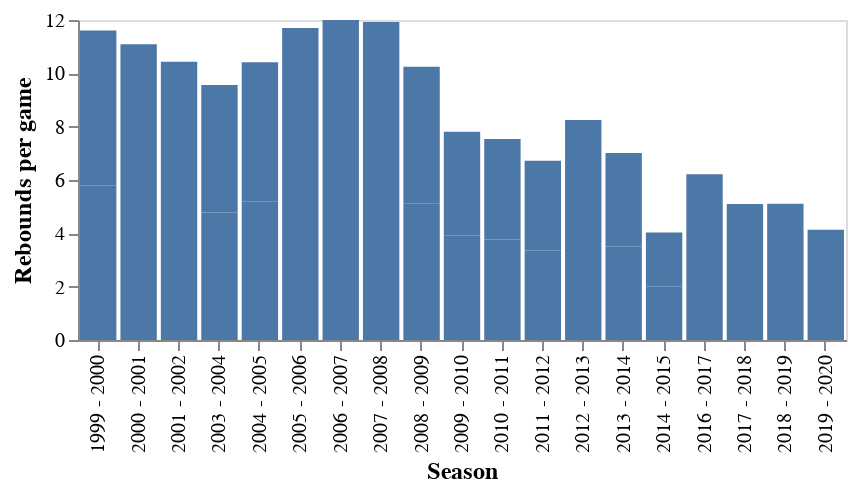

The notebook cell this image was saved under:
### Code cell
(alt.Chart(df).mark_bar().encode(   
    x = alt.X('Season',axis=alt.Axis(title='Season')),
    y = alt.Y('REB_per_game',axis=alt.Axis(title='Rebounds per game', grid =False))
).properties(
    height = 160,
    width = 384
).configure_axis(
    labelFontSize=10,
    titleFontSize=12

))

### Figure 1 — Vega-Lite specification as saved in the notebook (floating-point values rounded to 4 significant figures)
{"config": {"view": {"continuousWidth": 400, "continuousHeight": 300}, "axis": {"labelFontSize": 10, "titleFontSize": 12}}, "data": {"name": "data-e64370d0fcd7c736557a700c30dafda3"}, "mark": "bar", "encoding": {"x": {"type": "nominal", "axis": {"title": "Season"}, "field": "Season"}, "y": {"type": "quantitative", "axis": {"grid": false, "title": "Rebounds per game"}, "field": "REB_per_game"}}, "height": 160, "width": 384, "$schema": "https://vega.github.io/schema/vega-lite/v4.8.1.json", "datasets": {"data-e64370d0fcd7c736557a700c30dafda3": [{"League": "NBA", "Season": "1999 - 2000", "Stage": "Regular_Season", "Player": "Vince Carter", "Team": "TOR", "GP": 82, "MIN": 3126.0, "FGM": 788, "FGA": 1696, "3PM": 95, "3PA": 236, "FTM": 436, "FTA": 551, "TOV": 178, "PF": 263, "ORB": 150, "DRB": 326, "REB": 476, "AST": 322, "STL": 110, "BLK": 92, "PTS": 2107, "REB_per_game": 5.805, "PTS_per_game": 25.7, "birth_year": 1977.0, "birth_month": "Jan", "birth_date": "Jan 26, 1977", "height": "6-6", "height_cm": 198.0, "weight": 220.0, "weight_kg": 100.0, "nationality": "United States", "high_school": "Mainland High School", "draft_round": 1.0, "draft_pick": 5.0, "draft_team": "Golden State Warriors", "FG_type": "2 pointer", "throws_made": 693}, {"League": "NBA", "Season": "2000 - 2001", "Stage": "Regular_Season", "Player": "Vince Carter", "Team": "TOR", "GP": 75, "MIN": 2979.0, "FGM": 762, "FGA": 1656, "3PM": 162, "3PA": 397, "FTM": 384, "FTA": 502, "TOV": 167, "PF": 205, "ORB": 176, "DRB": 240, "REB": 416, "AST": 291, "STL": 114, "BLK": 82, "PTS": 2070, "REB_per_game": 5.547, "PTS_per_game": 27.6, "birth_year": 1977.0, "birth_month": "Jan", "birth_date": "Jan 26, 1977", "height": "6-6", "height_cm": 198.0, "weight": 220.0, "weight_kg": 100.0, "nationality": "United States", "high_school": "Mainland High School", "draft_round": 1.0, "draft_pick": 5.0, "draft_team": "Golden State Warriors", "FG_type": "2 pointer", "throws_made": 600}, {"League": "NBA", "Season": "2001 - 2002", "Stage": "Regular_Season", "Player": "Vince Carter", "Team": "TOR", "GP": 60, "MIN": 2385.0, "FGM": 559, "FGA": 1307, "3PM": 121, "3PA": 313, "FTM": 245, "FTA": 307, "TOV": 154, "PF": 191, "ORB": 138, "DRB": 175, "REB": 313, "AST": 239, "STL": 94, "BLK": 43, "PTS": 1484, "REB_per_game": 5.217, "PTS_per_game": 24.73, "birth_year": 1977.0, "birth_month": "Jan", "birth_date": "Jan 26, 1977", "height": "6-6", "height_cm": 198.0, "weight": 220.0, "weight_kg": 100.0, "nationality": "United States", "high_school": "Mainland High School", "draft_round": 1.0, "draft_pick": 5.0, "draft_team": "Golden State Warriors", "FG_type": "2 pointer", "throws_made": 438}, {"League": "NBA", "Season": "2003 - 2004", "Stage": "Regular_Season", "Player": "Vince Carter", "Team": "TOR", "GP": 73, "MIN": 2785.0, "FGM": 608, "FGA": 1457, "3PM": 93, "3PA": 243, "FTM": 336, "FTA": 417, "TOV": 223, "PF": 212, "ORB": 95, "DRB": 254, "REB": 349, "AST": 348, "STL": 88, "BLK": 65, "PTS": 1645, "REB_per_game": 4.781, "PTS_per_game": 22.53, "birth_year": 1977.0, "birth_month": "Jan", "birth_date": "Jan 26, 1977", "height": "6-6", "height_cm": 198.0, "weight": 220.0, "weight_kg": 100.0, "nationality": "United States", "high_school": "Mainland High School", "draft_round": 1.0, "draft_pick": 5.0, "draft_team": "Golden State Warriors", "FG_type": "2 pointer", "throws_made": 515}, {"League": "NBA", "Season": "2004 - 2005", "Stage": "Regular_Season", "Player": "Vince Carter", "Team": "NJN", "GP": 77, "MIN": 2827.0, "FGM": 696, "FGA": 1541, "3PM": 127, "3PA": 313, "FTM": 367, "FTA": 460, "TOV": 168, "PF": 243, "ORB": 106, "DRB": 295, "REB": 401, "AST": 327, "STL": 109, "BLK": 48, "PTS": 1886, "REB_per_game": 5.208, "PTS_per_game": 24.49, "birth_year": 1977.0, "birth_month": "Jan", "birth_date": "Jan 26, 1977", "height": "6-6", "height_cm": 198.0, "weight": 220.0, "weight_kg": 100.0, "nationality": "United States", "high_school": "Mainland High School", "draft_round": 1.0, "draft_pick": 5.0, "draft_team": "Golden State Warriors", "FG_type": "2 pointer", "throws_made": 569}, {"League": "NBA", "Season": "2005 - 2006", "Stage": "Regular_Season", "Player": "Vince Carter", "Team": "NJN", "GP": 79, "MIN": 2907.0, "FGM": 653, "FGA": 1518, "3PM": 125, "3PA": 367, "FTM": 480, "FTA": 601, "TOV": 213, "PF": 235, "ORB": 135, "DRB": 327, "REB": 462, "AST": 338, "STL": 94, "BLK": 53, "PTS": 1911, "REB_per_game": 5.848, "PTS_per_game": 24.19, "birth_year": 1977.0, "birth_month": "Jan", "birth_date": "Jan 26, 1977", "height": "6-6", "height_cm": 198.0, "weight": 220.0, "weight_kg": 100.0, "nationality": "United States", "high_school": "Mainland High School", "draft_round": 1.0, "draft_pick": 5.0, "draft_team": "Golden State Warriors", "FG_type": "2 pointer", "throws_made": 528}, {"League": "NBA", "Season": "2006 - 2007", "Stage": "Regular_Season", "Player": "Vince Carter", "Team": "NJN", "GP": 82, "MIN": 3126.0, "FGM": 726, "FGA": 1598, "3PM": 156, "3PA": 437, "FTM": 462, "FTA": 576, "TOV": 217, "PF": 266, "ORB": 114, "DRB": 378, "REB": 492, "AST": 393, "STL": 82, "BLK": 30, "PTS": 2070, "REB_per_game": 6.0, "PTS_per_game": 25.24, "birth_year": 1977.0, "birth_month": "Jan", "birth_date": "Jan 26, 1977", "height": "6-6", "height_cm": 198.0, "weight": 220.0, "weight_kg": 100.0, "nationality": "United States", "high_school": "Mainland High School", "draft_round": 1.0, "draft_pick": 5.0, "draft_team": "Golden State Warriors", "FG_type": "2 pointer", "throws_made": 570}, {"League": "NBA", "Season": "2007 - 2008", "Stage": "Regular_Season", "Player": "Vince Carter", "Team": "NJN", "GP": 76, "MIN": 2959.0, "FGM": 587, "FGA": 1287, "3PM": 98, "3PA": 273, "FTM": 350, "FTA": 429, "TOV": 181, "PF": 241, "ORB": 112, "DRB": 341, "REB": 453, "AST": 389, "STL": 93, "BLK": 33, "PTS": 1622, "REB_per_game": 5.961, "PTS_per_game": 21.34, "birth_year": 1977.0, "birth_month": "Jan", "birth_date": "Jan 26, 1977", "height": "6-6", "height_cm": 198.0, "weight": 220.0, "weight_kg": 100.0, "nationality": "United States", "high_school": "Mainland High School", "draft_round": 1.0, "draft_pick": 5.0, "draft_team": "Golden State Warriors", "FG_type": "2 pointer", "throws_made": 489}, {"League": "NBA", "Season": "2008 - 2009", "Stage": "Regular_Season", "Player": "Vince Carter", "Team": "NJN", "GP": 80, "MIN": 2946.0, "FGM": 588, "FGA": 1345, "3PM": 151, "3PA": 392, "FTM": 335, "FTA": 410, "TOV": 166, "PF": 234, "ORB": 74, "DRB": 336, "REB": 410, "AST": 376, "STL": 82, "BLK": 38, "PTS": 1662, "REB_per_game": 5.125, "PTS_per_game": 20.77, "birth_year": 1977.0, "birth_month": "Jan", "birth_date": "Jan 26, 1977", "height": "6-6", "height_cm": 198.0, "weight": 220.0, "weight_kg": 100.0, "nationality": "United States", "high_school": "Mainland High School", "draft_round": 1.0, "draft_pick": 5.0, "draft_team": "Golden State Warriors", "FG_type": "2 pointer", "throws_made": 437}, {"League": "NBA", "Season": "2009 - 2010", "Stage": "Regular_Season", "Player": "Vince Carter", "Team": "ORL", "GP": 75, "MIN": 2310.0, "FGM": 434, "FGA": 1015, "3PM": 119, "3PA": 324, "FTM": 257, "FTA": 306, "TOV": 106, "PF": 189, "ORB": 33, "DRB": 260, "REB": 293, "AST": 236, "STL": 53, "BLK": 18, "PTS": 1244, "REB_per_game": 3.907, "PTS_per_game": 16.59, "birth_year": 1977.0, "birth_month": "Jan", "birth_date": "Jan 26, 1977", "height": "6-6", "height_cm": 198.0, "weight": 220.0, "weight_kg": 100.0, "nationality": "United States", "high_school": "Mainland High School", "draft_round": 1.0, "draft_pick": 5.0, "draft_team": "Golden State Warriors", "FG_type": "2 pointer", "throws_made": 315}, {"League": "NBA", "Season": "2010 - 2011", "Stage": "Regular_Season", "Player": "Vince Carter", "Team": "PHX", "GP": 73, "MIN": 2052.0, "FGM": 389, "FGA": 891, "3PM": 116, "3PA": 321, "FTM": 128, "FTA": 173, "TOV": 90, "PF": 193, "ORB": 54, "DRB": 221, "REB": 275, "AST": 146, "STL": 67, "BLK": 20, "PTS": 1022, "REB_per_game": 3.767, "PTS_per_game": 14.0, "birth_year": 1977.0, "birth_month": "Jan", "birth_date": "Jan 26, 1977", "height": "6-6", "height_cm": 198.0, "weight": 220.0, "weight_kg": 100.0, "nationality": "United States", "high_school": "Mainland High School", "draft_round": 1.0, "draft_pick": 5.0, "draft_team": "Golden State Warriors", "FG_type": "2 pointer", "throws_made": 273}, {"League": "NBA", "Season": "2011 - 2012", "Stage": "Regular_Season", "Player": "Vince Carter", "Team": "DAL", "GP": 61, "MIN": 1542.0, "FGM": 223, "FGA": 542, "3PM": 74, "3PA": 205, "FTM": 95, "FTA": 115, "TOV": 84, "PF": 134, "ORB": 32, "DRB": 173, "REB": 205, "AST": 139, "STL": 56, "BLK": 25, "PTS": 615, "REB_per_game": 3.361, "PTS_per_game": 10.08, "birth_year": 1977.0, "birth_month": "Jan", "birth_date": "Jan 26, 1977", "height": "6-6", "height_cm": 198.0, "weight": 220.0, "weight_kg": 100.0, "nationality": "United States", "high_school": "Mainland High School", "draft_round": 1.0, "draft_pick": 5.0, "draft_team": "Golden State Warriors", "FG_type": "2 pointer", "throws_made": 149}, {"League": "NBA", "Season": "2012 - 2013", "Stage": "Regular_Season", "Player": "Vince Carter", "Team": "DAL", "GP": 81, "MIN": 2093.0, "FGM": 372, "FGA": 855, "3PM": 162, "3PA": 399, "FTM": 182, "FTA": 223, "TOV": 106, "PF": 226, "ORB": 58, "DRB": 276, "REB": 334, "AST": 194, "STL": 74, "BLK": 44, "PTS": 1088, "REB_per_game": 4.123, "PTS_per_game": 13.43, "birth_year": 1977.0, "birth_month": "Jan", "birth_date": "Jan 26, 1977", "height": "6-6", "height_cm": 198.0, "weight": 220.0, "weight_kg": 100.0, "nationality": "United States", "high_school": "Mainland High School", "draft_round": 1.0, "draft_pick": 5.0, "draft_team": "Golden State Warriors", "FG_type": "2 pointer", "throws_made": 210}, {"League": "NBA", "Season": "2013 - 2014", "Stage": "Regular_Season", "Player": "Vince Carter", "Team": "DAL", "GP": 81, "MIN": 1973.0, "FGM": 330, "FGA": 811, "3PM": 146, "3PA": 371, "FTM": 161, "FTA": 196, "TOV": 108, "PF": 209, "ORB": 67, "DRB": 217, "REB": 284, "AST": 212, "STL": 61, "BLK": 35, "PTS": 967, "REB_per_game": 3.506, "PTS_per_game": 11.94, "birth_year": 1977.0, "birth_month": "Jan", "birth_date": "Jan 26, 1977", "height": "6-6", "height_cm": 198.0, "weight": 220.0, "weight_kg": 100.0, "nationality": "United States", "high_school": "Mainland High School", "draft_round": 1.0, "draft_pick": 5.0, "draft_team": "Golden State Warriors", "FG_type": "2 pointer", "throws_made": 184}, {"League": "NBA", "Season": "2014 - 2015", "Stage": "Regular_Season", "Player": "Vince Carter", "Team": "MEM", "GP": 66, "MIN": 1091.0, "FGM": 135, "FGA": 406, "3PM": 69, "3PA": 232, "FTM": 45, "FTA": 57, "TOV": 43, "PF": 102, "ORB": 27, "DRB": 106, "REB": 133, "AST": 79, "STL": 43, "BLK": 14, "PTS": 384, "REB_per_game": 2.015, "PTS_per_game": 5.818, "birth_year": 1977.0, "birth_month": "Jan", "birth_date": "Jan 26, 1977", "height": "6-6", "height_cm": 198.0, "weight": 220.0, "weight_kg": 100.0, "nationality": "United States", "high_school": "Mainland High School", "draft_round": 1.0, "draft_pick": 5.0, "draft_team": "Golden State Warriors", "FG_type": "2 pointer", "throws_made": 66}, {"League": "NBA", "Season": "2016 - 2017", "Stage": "Regular_Season", "Player": "Vince Carter", "Team": "MEM", "GP": 73, "MIN": 1800.0, "FGM": 193, "FGA": 490, "3PM": 112, "3PA": 296, "FTM": 88, "FTA": 115, "TOV": 50, "PF": 163, "ORB": 36, "DRB": 191, "REB": 227, "AST": 133, "STL": 60, "BLK": 36, "PTS": 586, "REB_per_game": 3.11, "PTS_per_game": 8.027, "birth_year": 1977.0, "birth_month": "Jan", "birth_date": "Jan 26, 1977", "height": "6-6", "height_cm": 198.0, "weight": 220.0, "weight_kg": 100.0, "nationality": "United States", "high_school": "Mainland High School", "draft_round": 1.0, "draft_pick": 5.0, "draft_team": "Golden State Warriors", "FG_type": "2 pointer", "throws_made": 81}, {"League": "NBA", "Season": "2017 - 2018", "Stage": "Regular_Season", "Player": "Vince Carter", "Team": "SAC", "GP": 58, "MIN": 1026.0, "FGM": 114, "FGA": 283, "3PM": 57, "3PA": 165, "FTM": 28, "FTA": 37, "TOV": 36, "PF": 96, "ORB": 18, "DRB": 130, "REB": 148, "AST": 69, "STL": 42, "BLK": 26, "PTS": 313, "REB_per_game": 2.552, "PTS_per_game": 5.397, "birth_year": 1977.0, "birth_month": "Jan", "birth_date": "Jan 26, 1977", "height": "6-6", "height_cm": 198.0, "weight": 220.0, "weight_kg": 100.0, "nationality": "United States", "high_school": "Mainland High School", "draft_round": 1.0, "draft_pick": 5.0, "draft_team": "Golden State Warriors", "FG_type": "2 pointer", "throws_made": 57}, {"League": "NBA", "Season": "2018 - 2019", "Stage": "Regular_Season", "Player": "Vince Carter", "Team": "ATL", "GP": 76, "MIN": 1330.0, "FGM": 196, "FGA": 468, "3PM": 123, "3PA": 316, "FTM": 47, "FTA": 66, "TOV": 48, "PF": 141, "ORB": 31, "DRB": 163, "REB": 194, "AST": 87, "STL": 44, "BLK": 27, "PTS": 562, "REB_per_game": 2.553, "PTS_per_game": 7.395, "birth_year": 1977.0, "birth_month": "Jan", "birth_date": "Jan 26, 1977", "height": "6-6", "height_cm": 198.0, "weight": 220.0, "weight_kg": 100.0, "nationality": "United States", "high_school": "Mainland High School", "draft_round": 1.0, "draft_pick": 5.0, "draft_team": "Golden State Warriors", "FG_type": "2 pointer", "throws_made": 73}, {"League": "NBA", "Season": "2019 - 2020", "Stage": "Regular_Season", "Player": "Vince Carter", "Team": "ATL", "GP": 60, "MIN": 875.5, "FGM": 107, "FGA": 304, "3PM": 61, "3PA": 202, "FTM": 23, "FTA": 29, "TOV": 33, "PF": 90, "ORB": 18, "DRB": 106, "REB": 124, "AST": 48, "STL": 23, "BLK": 25, "PTS": 298, "REB_per_game": 2.067, "PTS_per_game": 4.967, "birth_year": 1977.0, "birth_month": "Jan", "birth_date": "Jan 26, 1977", "height": "6-6", "height_cm": 198.0, "weight": 220.0, "weight_kg": 100.0, "nationality": "United States", "high_school": "Mainland High School", "draft_round": 1.0, "draft_pick": 5.0, "draft_team": "Golden State Warriors", "FG_type": "2 pointer", "throws_made": 46}, {"League": "NBA", "Season": "1999 - 2000", "Stage": "Regular_Season", "Player": "Vince Carter", "Team": "TOR", "GP": 82, "MIN": 3126.0, "FGM": 788, "FGA": 1696, "3PM": 95, "3PA": 236, "FTM": 436, "FTA": 551, "TOV": 178, "PF": 263, "ORB": 150, "DRB": 326, "REB": 476, "AST": 322, "STL": 110, "BLK": 92, "PTS": 2107, "REB_per_game": 5.805, "PTS_per_game": 25.7, "birth_year": 1977.0, "birth_month": "Jan", "birth_date": "Jan 26, 1977", "height": "6-6", "height_cm": 198.0, "weight": 220.0, "weight_kg": 100.0, "nationality": "United States", "high_school": "Mainland High School", "draft_round": 1.0, "draft_pick": 5.0, "draft_team": "Golden State Warriors", "FG_type": "3 pointer", "throws_made": 95}, {"League": "NBA", "Season": "2000 - 2001", "Stage": "Regular_Season", "Player": "Vince Carter", "Team": "TOR", "GP": 75, "MIN": 2979.0, "FGM": 762, "FGA": 1656, "3PM": 162, "3PA": 397, "FTM": 384, "FTA": 502, "TOV": 167, "PF": 205, "ORB": 176, "DRB": 240, "REB": 416, "AST": 291, "STL": 114, "BLK": 82, "PTS": 2070, "REB_per_game": 5.547, "PTS_per_game": 27.6, "birth_year": 1977.0, "birth_month": "Jan", "birth_date": "Jan 26, 1977", "height": "6-6", "height_cm": 198.0, "weight": 220.0, "weight_kg": 100.0, "nationality": "United States", "high_school": "Mainland High School", "draft_round": 1.0, "draft_pick": 5.0, "draft_team": "Golden State Warriors", "FG_type": "3 pointer", "throws_made": 162}, {"League": "NBA", "Season": "2001 - 2002", "Stage": "Regular_Season", "Player": "Vince Carter", "Team": "TOR", "GP": 60, "MIN": 2385.0, "FGM": 559, "FGA": 1307, "3PM": 121, "3PA": 313, "FTM": 245, "FTA": 307, "TOV": 154, "PF": 191, "ORB": 138, "DRB": 175, "REB": 313, "AST": 239, "STL": 94, "BLK": 43, "PTS": 1484, "REB_per_game": 5.217, "PTS_per_game": 24.73, "birth_year": 1977.0, "birth_month": "Jan", "birth_date": "Jan 26, 1977", "height": "6-6", "height_cm": 198.0, "weight": 220.0, "weight_kg": 100.0, "nationality": "United States", "high_school": "Mainland High School", "draft_round": 1.0, "draft_pick": 5.0, "draft_team": "Golden State Warriors", "FG_type": "3 pointer", "throws_made": 121}, {"League": "NBA", "Season": "2003 - 2004", "Stage": "Regular_Season", "Player": "Vince Carter", "Team": "TOR", "GP": 73, "MIN": 2785.0, "FGM": 608, "FGA": 1457, "3PM": 93, "3PA": 243, "FTM": 336, "FTA": 417, "TOV": 223, "PF": 212, "ORB": 95, "DRB": 254, "REB": 349, "AST": 348, "STL": 88, "BLK": 65, "PTS": 1645, "REB_per_game": 4.781, "PTS_per_game": 22.53, "birth_year": 1977.0, "birth_month": "Jan", "birth_date": "Jan 26, 1977", "height": "6-6", "height_cm": 198.0, "weight": 220.0, "weight_kg": 100.0, "nationality": "United States", "high_school": "Mainland High School", "draft_round": 1.0, "draft_pick": 5.0, "draft_team": "Golden State Warriors", "FG_type": "3 pointer", "throws_made": 93}, {"League": "NBA", "Season": "2004 - 2005", "Stage": "Regular_Season", "Player": "Vince Carter", "Team": "NJN", "GP": 77, "MIN": 2827.0, "FGM": 696, "FGA": 1541, "3PM": 127, "3PA": 313, "FTM": 367, "FTA": 460, "TOV": 168, "PF": 243, "ORB": 106, "DRB": 295, "REB": 401, "AST": 327, "STL": 109, "BLK": 48, "PTS": 1886, "REB_per_game": 5.208, "PTS_per_game": 24.49, "birth_year": 1977.0, "birth_month": "Jan", "birth_date": "Jan 26, 1977", "height": "6-6", "height_cm": 198.0, "weight": 220.0, "weight_kg": 100.0, "nationality": "United States", "high_school": "Mainland High School", "draft_round": 1.0, "draft_pick": 5.0, "draft_team": "Golden State Warriors", "FG_type": "3 pointer", "throws_made": 127}, {"League": "NBA", "Season": "2005 - 2006", "Stage": "Regular_Season", "Player": "Vince Carter", "Team": "NJN", "GP": 79, "MIN": 2907.0, "FGM": 653, "FGA": 1518, "3PM": 125, "3PA": 367, "FTM": 480, "FTA": 601, "TOV": 213, "PF": 235, "ORB": 135, "DRB": 327, "REB": 462, "AST": 338, "STL": 94, "BLK": 53, "PTS": 1911, "REB_per_game": 5.848, "PTS_per_game": 24.19, "birth_year": 1977.0, "birth_month": "Jan", "birth_date": "Jan 26, 1977", "height": "6-6", "height_cm": 198.0, "weight": 220.0, "weight_kg": 100.0, "nationality": "United States", "high_school": "Mainland High School", "draft_round": 1.0, "draft_pick": 5.0, "draft_team": "Golden State Warriors", "FG_type": "3 pointer", "throws_made": 125}, {"League": "NBA", "Season": "2006 - 2007", "Stage": "Regular_Season", "Player": "Vince Carter", "Team": "NJN", "GP": 82, "MIN": 3126.0, "FGM": 726, "FGA": 1598, "3PM": 156, "3PA": 437, "FTM": 462, "FTA": 576, "TOV": 217, "PF": 266, "ORB": 114, "DRB": 378, "REB": 492, "AST": 393, "STL": 82, "BLK": 30, "PTS": 2070, "REB_per_game": 6.0, "PTS_per_game": 25.24, "birth_year": 1977.0, "birth_month": "Jan", "birth_date": "Jan 26, 1977", "height": "6-6", "height_cm": 198.0, "weight": 220.0, "weight_kg": 100.0, "nationality": "United States", "high_school": "Mainland High School", "draft_round": 1.0, "draft_pick": 5.0, "draft_team": "Golden State Warriors", "FG_type": "3 pointer", "throws_made": 156}, {"League": "NBA", "Season": "2007 - 2008", "Stage": "Regular_Season", "Player": "Vince Carter", "Team": "NJN", "GP": 76, "MIN": 2959.0, "FGM": 587, "FGA": 1287, "3PM": 98, "3PA": 273, "FTM": 350, "FTA": 429, "TOV": 181, "PF": 241, "ORB": 112, "DRB": 341, "REB": 453, "AST": 389, "STL": 93, "BLK": 33, "PTS": 1622, "REB_per_game": 5.961, "PTS_per_game": 21.34, "birth_year": 1977.0, "birth_month": "Jan", "birth_date": "Jan 26, 1977", "height": "6-6", "height_cm": 198.0, "weight": 220.0, "weight_kg": 100.0, "nationality": "United States", "high_school": "Mainland High School", "draft_round": 1.0, "draft_pick": 5.0, "draft_team": "Golden State Warriors", "FG_type": "3 pointer", "throws_made": 98}, {"League": "NBA", "Season": "2008 - 2009", "Stage": "Regular_Season", "Player": "Vince Carter", "Team": "NJN", "GP": 80, "MIN": 2946.0, "FGM": 588, "FGA": 1345, "3PM": 151, "3PA": 392, "FTM": 335, "FTA": 410, "TOV": 166, "PF": 234, "ORB": 74, "DRB": 336, "REB": 410, "AST": 376, "STL": 82, "BLK": 38, "PTS": 1662, "REB_per_game": 5.125, "PTS_per_game": 20.77, "birth_year": 1977.0, "birth_month": "Jan", "birth_date": "Jan 26, 1977", "height": "6-6", "height_cm": 198.0, "weight": 220.0, "weight_kg": 100.0, "nationality": "United States", "high_school": "Mainland High School", "draft_round": 1.0, "draft_pick": 5.0, "draft_team": "Golden State Warriors", "FG_type": "3 pointer", "throws_made": 151}, {"League": "NBA", "Season": "2009 - 2010", "Stage": "Regular_Season", "Player": "Vince Carter", "Team": "ORL", "GP": 75, "MIN": 2310.0, "FGM": 434, "FGA": 1015, "3PM": 119, "3PA": 324, "FTM": 257, "FTA": 306, "TOV": 106, "PF": 189, "ORB": 33, "DRB": 260, "REB": 293, "AST": 236, "STL": 53, "BLK": 18, "PTS": 1244, "REB_per_game": 3.907, "PTS_per_game": 16.59, "birth_year": 1977.0, "birth_month": "Jan", "birth_date": "Jan 26, 1977", "height": "6-6", "height_cm": 198.0, "weight": 220.0, "weight_kg": 100.0, "nationality": "United States", "high_school": "Mainland High School", "draft_round": 1.0, "draft_pick": 5.0, "draft_team": "Golden State Warriors", "FG_type": "3 pointer", "throws_made": 119}, {"League": "NBA", "Season": "2010 - 2011", "Stage": "Regular_Season", "Player": "Vince Carter", "Team": "PHX", "GP": 73, "MIN": 2052.0, "FGM": 389, "FGA": 891, "3PM": 116, "3PA": 321, "FTM": 128, "FTA": 173, "TOV": 90, "PF": 193, "ORB": 54, "DRB": 221, "REB": 275, "AST": 146, "STL": 67, "BLK": 20, "PTS": 1022, "REB_per_game": 3.767, "PTS_per_game": 14.0, "birth_year": 1977.0, "birth_month": "Jan", "birth_date": "Jan 26, 1977", "height": "6-6", "height_cm": 198.0, "weight": 220.0, "weight_kg": 100.0, "nationality": "United States", "high_school": "Mainland High School", "draft_round": 1.0, "draft_pick": 5.0, "draft_team": "Golden State Warriors", "FG_type": "3 pointer", "throws_made": 116}, {"League": "NBA", "Season": "2011 - 2012", "Stage": "Regular_Season", "Player": "Vince Carter", "Team": "DAL", "GP": 61, "MIN": 1542.0, "FGM": 223, "FGA": 542, "3PM": 74, "3PA": 205, "FTM": 95, "FTA": 115, "TOV": 84, "PF": 134, "ORB": 32, "DRB": 173, "REB": 205, "AST": 139, "STL": 56, "BLK": 25, "PTS": 615, "REB_per_game": 3.361, "PTS_per_game": 10.08, "birth_year": 1977.0, "birth_month": "Jan", "birth_date": "Jan 26, 1977", "height": "6-6", "height_cm": 198.0, "weight": 220.0, "weight_kg": 100.0, "nationality": "United States", "high_school": "Mainland High School", "draft_round": 1.0, "draft_pick": 5.0, "draft_team": "Golden State Warriors", "FG_type": "3 pointer", "throws_made": 74}, {"League": "NBA", "Season": "2012 - 2013", "Stage": "Regular_Season", "Player": "Vince Carter", "Team": "DAL", "GP": 81, "MIN": 2093.0, "FGM": 372, "FGA": 855, "3PM": 162, "3PA": 399, "FTM": 182, "FTA": 223, "TOV": 106, "PF": 226, "ORB": 58, "DRB": 276, "REB": 334, "AST": 194, "STL": 74, "BLK": 44, "PTS": 1088, "REB_per_game": 4.123, "PTS_per_game": 13.43, "birth_year": 1977.0, "birth_month": "Jan", "birth_date": "Jan 26, 1977", "height": "6-6", "height_cm": 198.0, "weight": 220.0, "weight_kg": 100.0, "nationality": "United States", "high_school": "Mainland High School", "draft_round": 1.0, "draft_pick": 5.0, "draft_team": "Golden State Warriors", "FG_type": "3 pointer", "throws_made": 162}, {"League": "NBA", "Season": "2013 - 2014", "Stage": "Regular_Season", "Player": "Vince Carter", "Team": "DAL", "GP": 81, "MIN": 1973.0, "FGM": 330, "FGA": 811, "3PM": 146, "3PA": 371, "FTM": 161, "FTA": 196, "TOV": 108, "PF": 209, "ORB": 67, "DRB": 217, "REB": 284, "AST": 212, "STL": 61, "BLK": 35, "PTS": 967, "REB_per_game": 3.506, "PTS_per_game": 11.94, "birth_year": 1977.0, "birth_month": "Jan", "birth_date": "Jan 26, 1977", "height": "6-6", "height_cm": 198.0, "weight": 220.0, "weight_kg": 100.0, "nationality": "United States", "high_school": "Mainland High School", "draft_round": 1.0, "draft_pick": 5.0, "draft_team": "Golden State Warriors", "FG_type": "3 pointer", "throws_made": 146}, {"League": "NBA", "Season": "2014 - 2015", "Stage": "Regular_Season", "Player": "Vince Carter", "Team": "MEM", "GP": 66, "MIN": 1091.0, "FGM": 135, "FGA": 406, "3PM": 69, "3PA": 232, "FTM": 45, "FTA": 57, "TOV": 43, "PF": 102, "ORB": 27, "DRB": 106, "REB": 133, "AST": 79, "STL": 43, "BLK": 14, "PTS": 384, "REB_per_game": 2.015, "PTS_per_game": 5.818, "birth_year": 1977.0, "birth_month": "Jan", "birth_date": "Jan 26, 1977", "height": "6-6", "height_cm": 198.0, "weight": 220.0, "weight_kg": 100.0, "nationality": "United States", "high_school": "Mainland High School", "draft_round": 1.0, "draft_pick": 5.0, "draft_team": "Golden State Warriors", "FG_type": "3 pointer", "throws_made": 69}, {"League": "NBA", "Season": "2016 - 2017", "Stage": "Regular_Season", "Player": "Vince Carter", "Team": "MEM", "GP": 73, "MIN": 1800.0, "FGM": 193, "FGA": 490, "3PM": 112, "3PA": 296, "FTM": 88, "FTA": 115, "TOV": 50, "PF": 163, "ORB": 36, "DRB": 191, "REB": 227, "AST": 133, "STL": 60, "BLK": 36, "PTS": 586, "REB_per_game": 3.11, "PTS_per_game": 8.027, "birth_year": 1977.0, "birth_month": "Jan", "birth_date": "Jan 26, 1977", "height": "6-6", "height_cm": 198.0, "weight": 220.0, "weight_kg": 100.0, "nationality": "United States", "high_school": "Mainland High School", "draft_round": 1.0, "draft_pick": 5.0, "draft_team": "Golden State Warriors", "FG_type": "3 pointer", "throws_made": 112}, {"League": "NBA", "Season": "2017 - 2018", "Stage": "Regular_Season", "Player": "Vince Carter", "Team": "SAC", "GP": 58, "MIN": 1026.0, "FGM": 114, "FGA": 283, "3PM": 57, "3PA": 165, "FTM": 28, "FTA": 37, "TOV": 36, "PF": 96, "ORB": 18, "DRB": 130, "REB": 148, "AST": 69, "STL": 42, "BLK": 26, "PTS": 313, "REB_per_game": 2.552, "PTS_per_game": 5.397, "birth_year": 1977.0, "birth_month": "Jan", "birth_date": "Jan 26, 1977", "height": "6-6", "height_cm": 198.0, "weight": 220.0, "weight_kg": 100.0, "nationality": "United States", "high_school": "Mainland High School", "draft_round": 1.0, "draft_pick": 5.0, "draft_team": "Golden State Warriors", "FG_type": "3 pointer", "throws_made": 57}, {"League": "NBA", "Season": "2018 - 2019", "Stage": "Regular_Season", "Player": "Vince Carter", "Team": "ATL", "GP": 76, "MIN": 1330.0, "FGM": 196, "FGA": 468, "3PM": 123, "3PA": 316, "FTM": 47, "FTA": 66, "TOV": 48, "PF": 141, "ORB": 31, "DRB": 163, "REB": 194, "AST": 87, "STL": 44, "BLK": 27, "PTS": 562, "REB_per_game": 2.553, "PTS_per_game": 7.395, "birth_year": 1977.0, "birth_month": "Jan", "birth_date": "Jan 26, 1977", "height": "6-6", "height_cm": 198.0, "weight": 220.0, "weight_kg": 100.0, "nationality": "United States", "high_school": "Mainland High School", "draft_round": 1.0, "draft_pick": 5.0, "draft_team": "Golden State Warriors", "FG_type": "3 pointer", "throws_made": 123}, {"League": "NBA", "Season": "2019 - 2020", "Stage": "Regular_Season", "Player": "Vince Carter", "Team": "ATL", "GP": 60, "MIN": 875.5, "FGM": 107, "FGA": 304, "3PM": 61, "3PA": 202, "FTM": 23, "FTA": 29, "TOV": 33, "PF": 90, "ORB": 18, "DRB": 106, "REB": 124, "AST": 48, "STL": 23, "BLK": 25, "PTS": 298, "REB_per_game": 2.067, "PTS_per_game": 4.967, "birth_year": 1977.0, "birth_month": "Jan", "birth_date": "Jan 26, 1977", "height": "6-6", "height_cm": 198.0, "weight": 220.0, "weight_kg": 100.0, "nationality": "United States", "high_school": "Mainland High School", "draft_round": 1.0, "draft_pick": 5.0, "draft_team": "Golden State Warriors", "FG_type": "3 pointer", "throws_made": 61}]}}
